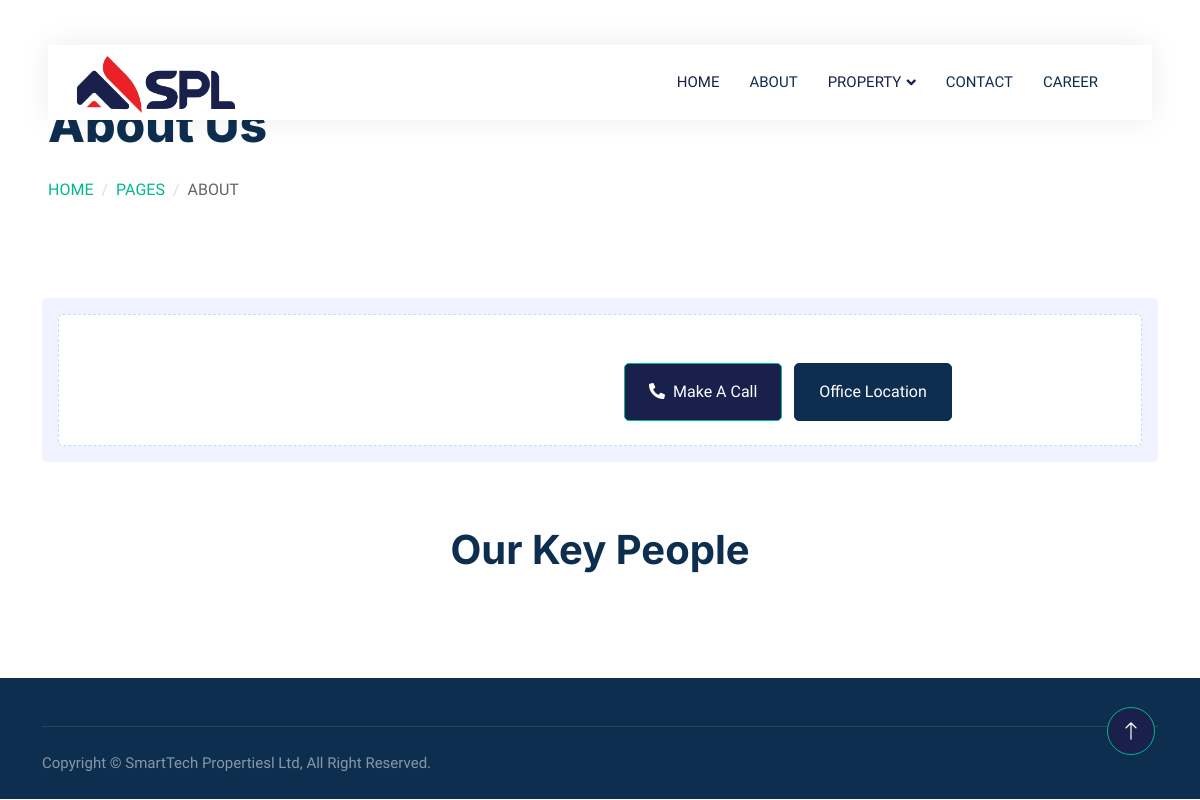
Page /about/ on the earlier database version.
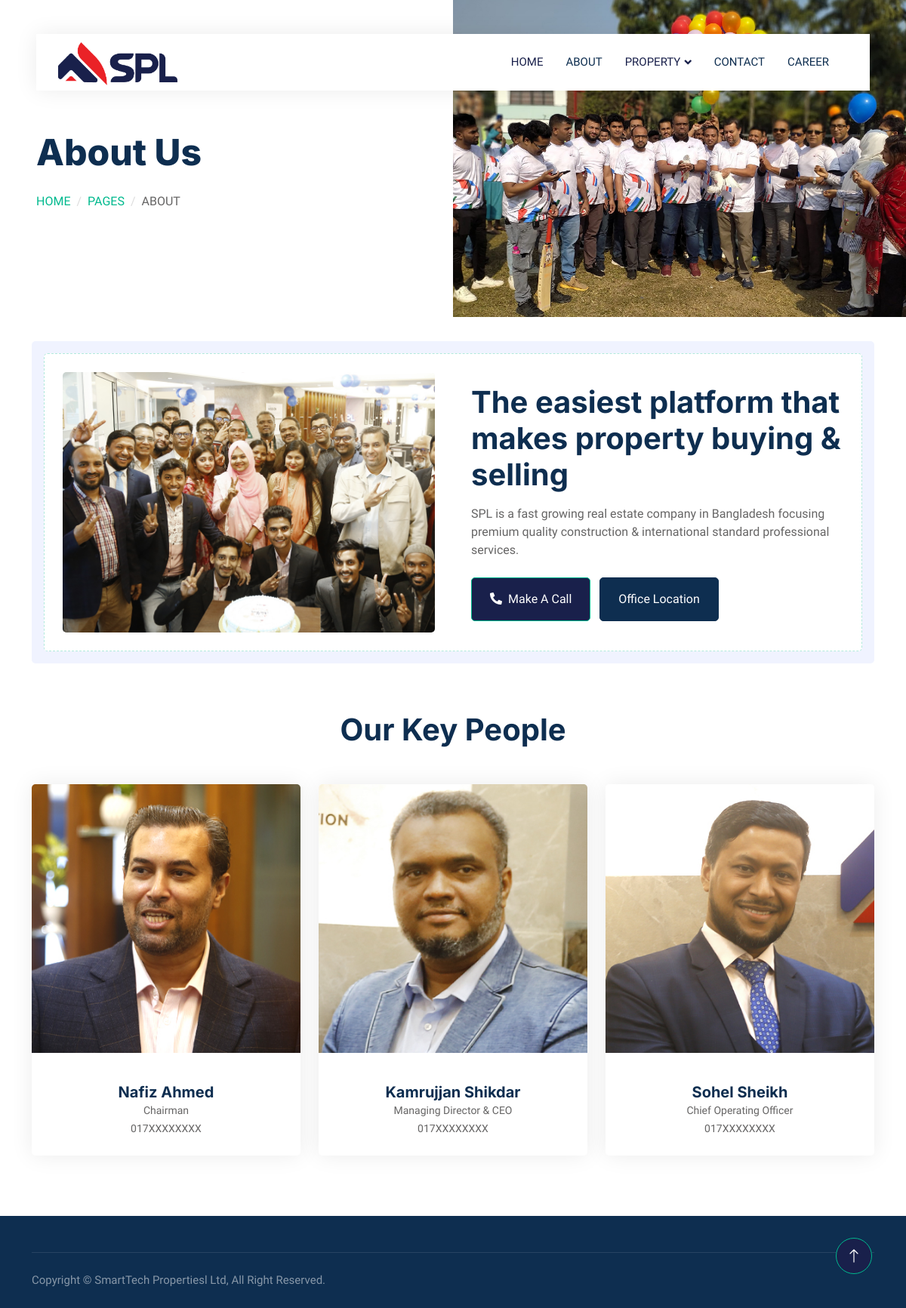
Same page on the later database version.
### properties/models.py (models this page shows, shortened)
class AboutUs_HeaderImage(models.Model):
    image = models.ImageField(upload_to='header_images')

class AboutUs_CallToAction(models.Model):
    image = models.ImageField(upload_to='cta_images')
    title = models.CharField(max_length=255)
    description = models.TextField()

class AboutUs_TeamMember(models.Model):
    name = models.CharField(max_length=255)
    designation = models.CharField(max_length=255)
    number = models.CharField(max_length=20, blank=True, null=True)
    image = models.ImageField(upload_to='team_images')
    facebook_url = models.URLField(blank=True, null=True)
    twitter_url = models.URLField(blank=True, null=True)
    instagram_url = models.URLField(blank=True, null=True)

### properties/views.py (the view)
# urls.py: path('about/', views.about, name="about"),
def about(request):
    header_image = AboutUs_HeaderImage.objects.first()
    cta = AboutUs_CallToAction.objects.first()
    team_members = AboutUs_TeamMember.objects.all()
    context = {
        'header_image': header_image,
        'cta': cta,
        'team_members': team_members,
    }
    return render(request, 'properties/about.html',context)

### properties/templates/properties/about.html (shortened to what this page needs)
{% extends "properties/base.html" %}
{% block body %}
{% load static %}
<div class="container-fluid header bg-white p-0">
    <div class="row g-0 align-items-center flex-column-reverse flex-md-row">
        <div class="col-md-6 p-5 mt-lg-5">
            <h1 class="display-5 animated fadeIn mb-4">About Us</h1>
            <nav aria-label="breadcrumb animated fadeIn">
                <ol class="breadcrumb text-uppercase">
                    <li class="breadcrumb-item"><a href="#">Home</a></li>
                    <li class="breadcrumb-item"><a href="#">Pages</a></li>
                    <li class="breadcrumb-item text-body active" aria-current="page">About</li>
                </ol>
            </nav>
        </div>
        <div class="col-md-6 animated fadeIn">
            <img class="img-fluid" src="{{ header_image.image.url }}" alt="{{ header_image.alt_text }}">
        </div>
    </div>
</div>
<div class="container-xxl py-5">
    <div class="container">
        <div class="bg-light rounded p-3">
            <div class="bg-white rounded p-4" style="border: 1px dashed rgba(0, 185, 142, .3)">
                <div class="row g-5 align-items-center">
                    <div class="col-lg-6 wow fadeIn" data-wow-delay="0.1s">
                        <img class="img-fluid rounded w-100" src="{{ cta.image.url }}" alt="">
                    </div>
                    <div class="col-lg-6 wow fadeIn" data-wow-delay="0.5s">
                        <div class="mb-4">
                            <h1 class="mb-3">{{ cta.title }}</h1>
                            <p>{{ cta.description }}</p>
                        </div>
                        <a href="tel:+8801711251505" class="btn btn-primary py-3 px-4 me-2"><i class="fa fa-phone-alt me-2"></i>Make A Call</a>
                        <a href="https://maps.app.goo.gl/yp96Fv7FaGauhRNE9" class="btn btn-dark py-3 px-4" target="_blank">Office Location</a>
                    </div>
                </div>
            </div>
        </div>
    </div>
</div>
<div class="container-xxl py-5">
    <div class="container">
        <div class="text-center mx-auto mb-5 wow fadeInUp" data-wow-delay="0.1s" style="max-width: 600px;">
            <h1 class="mb-3">Our Key People</h1>
        </div>
        <div class="row g-4">
            {% for member in team_members %}
            <div class="col-lg-4 col-md-12 wow fadeInUp" data-wow-delay="0.{{ forloop.counter0 }}s">
                <div class="team-item rounded overflow-hidden">
                    <div class="position-relative">
                        <img class="img-fluid" src="{{ member.image.url }}" alt="">
                    </div>
                    <div class="text-center p-4 mt-3">
                        <h5 class="fw-bold mb-0">{{ member.name }}</h5>
                        <small>{{ member.designation }}</small>
                        <br>
                        <small>{{ member.number }}</small>
                    </div>
                </div>
            </div>
            {% endfor %}
        </div>
    </div>
</div>
{% endblock %}

Differences in the rows shown:
added AboutUs_HeaderImage: image (picture)
added AboutUs_CallToAction: image (picture), title "The easiest platform that makes property buying & selling", description "SPL is a fast growing real estate company in Bangladesh focusing premium quality construction & international standard professional services."
added AboutUs_TeamMember: image (picture), name "Nafiz Ahmed", designation "Chairman", number "017XXXXXXXX"
added AboutUs_TeamMember: image (picture), name "Kamrujjan Shikdar", designation "Managing Director & CEO", number "017XXXXXXXX"
added AboutUs_TeamMember: image (picture), name "Sohel Sheikh", designation "Chief Operating Officer", number "017XXXXXXXX"
